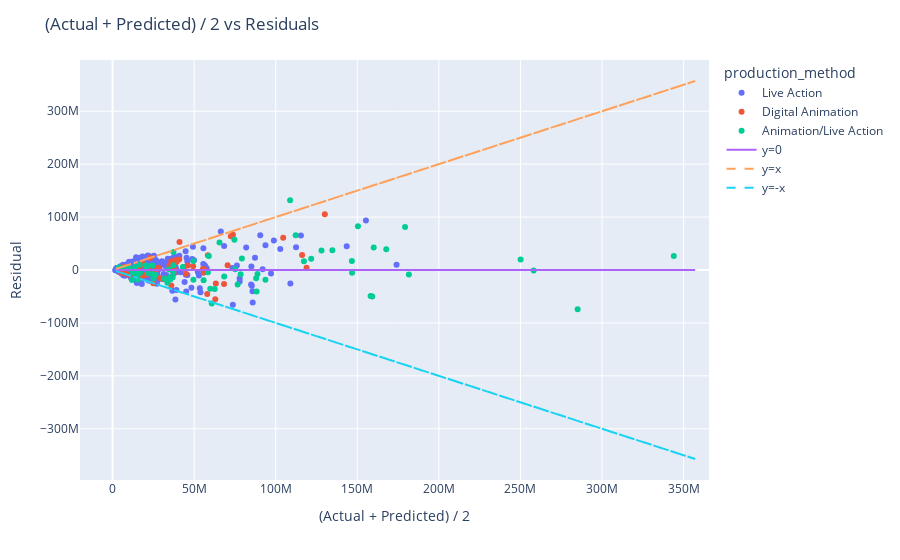

Source (notebook cell):
### Code cell
# plot the training residuals
training_data['average_actual_predicted'] = (training_data['actual'] + training_data['predicted']) / 2
training_data['residual'] = training_data['actual'] - training_data['predicted']
# create facet grid with two plots, one with actual vs residual and one with predicted vs residual
fig = px.scatter(training_data, x='average_actual_predicted', y='residual', color='production_method')
fig.add_trace(go.Scatter(x=training_data['actual'], y=[0]*len(training_data), mode='lines', name='y=0'))
fig.update_layout(title='(Actual + Predicted) / 2 vs Residuals', xaxis_title='(Actual + Predicted) / 2', yaxis_title='Residual')
# draw lines at y=x and y=-x dashed
fig.add_trace(go.Scatter(x=training_data['actual'], y=training_data['actual'], mode='lines', name='y=x', line=dict(dash='dash')))
fig.add_trace(go.Scatter(x=training_data['actual'], y=-training_data['actual'], mode='lines', name='y=-x', line=dict(dash='dash')))
